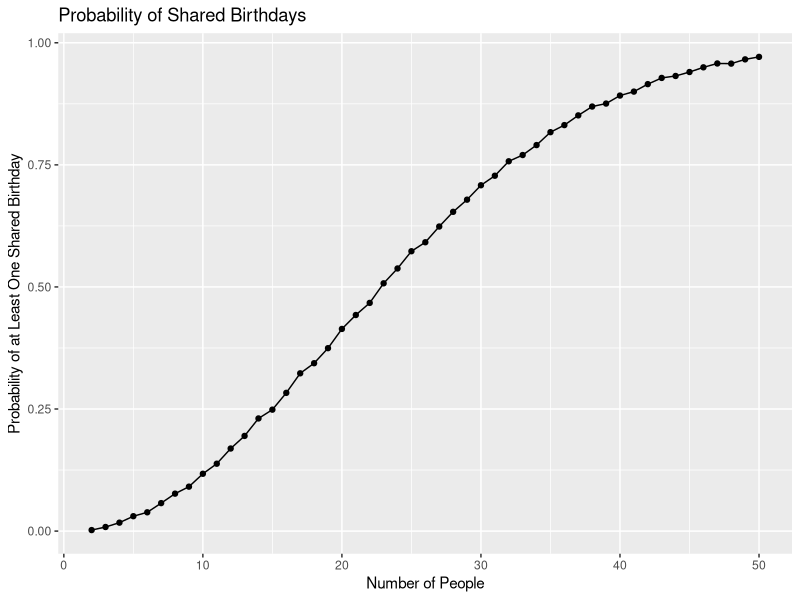

This figure's R source: (Note: this script raises an error after producing the figure.)
## ---- chunk 1
library(tidyverse)
library(broom)
## ---- chunk 2
birthday_repeated = function(n) {
  birthdays = sample(1:365, size = n, replace = TRUE)
  length(unique(birthdays)) < n
}
## ---- chunk 3
birthday_results_df =
  crossing(
    number_of_people = 2:50,
    iter = 1:10000
  ) |>
  mutate(
    repeated = map_lgl(number_of_people, birthday_repeated)
  )
## ---- chunk 4
birthday_results_df |>
  group_by(number_of_people) |>
  summarize(
    prob_of_repeat = mean(repeated)
  ) |>
  ggplot(aes(x = number_of_people, y = prob_of_repeat)) +
  geom_point() +
  geom_line() +
  labs(
    title = "Probability of Shared Birthdays",
    x = "Number of People",
    y = "Probability of at Least One Shared Birthday"
  )
## ---- chunk 5
unzip("hw5_data.zip", exdir = "hw5_data")
## ---- chunk 6
file_names <- list.files(
  "hw5_data/data",
  full.names = TRUE
)

study_df <- tibble(
  file_name = file_names
)
## ---- chunk 7
study_df = study_df |>
  mutate(
    data = map(file_name, read_csv)
  )
## ---- chunk 8
tidy_df <- study_df |>
  unnest(data) |>
  mutate(
    file_name = str_remove(basename(file_name), ".csv"),
    arm = str_sub(file_name, 1, 3),
    subject_id = file_name
  ) |>
  pivot_longer(
    week_1:week_8,
    names_to = "week",
    values_to = "observation",
    names_prefix = "week_"
  ) |>
  mutate(
    week = as.numeric(week),
    arm = recode(
      arm,
      con = "control",
      exp = "experimental"
    )
  ) |>
  select(subject_id, arm, week, observation)
## ---- chunk 9
tidy_df |>
  ggplot(
    aes(
      x = week,
      y = observation,
      group = subject_id,
      color = arm
    )
  ) +
  geom_line(alpha = 0.5) +
  geom_point(alpha = 0.5) +
  facet_grid(~arm) +
  labs(
    title = "Observations Over Time by Study Arm",
    x = "Week",
    y = "Observation",
    color = "Study Arm"
  ) +
  theme_minimal()
## ---- chunk 10
n = 30
sigma = 5
alpha = 0.05

mu_values = seq(0, 6, by = 0.5)
## ---- chunk 11
set.seed(123)

simulation_results = tibble(
  mu = mu_values
) |>
  mutate(
    results = map(
      mu,
      \(true_mu) {
        map_dfr(
          1:5000,
          \(i) {
            x = rnorm(n, mean = true_mu, sd = sigma)

            t.test(x, mu = 0) |>
              tidy() |>
              select(estimate, p.value)
          }
        )
      }
    )
  ) |>
  unnest(results)
## ---- chunk 12
power_results = simulation_results |>
  group_by(mu) |>
  summarize(
    power = mean(p.value < alpha)
  )
## ---- chunk 13
ggplot(
  power_results,
  aes(x = mu, y = power)
) +
  geom_point() +
  geom_line() +
  labs(
    title = "Power vs. True Mean",
    x = "True Mean",
    y = "Power"
  ) +
  theme_minimal()
## ---- chunk 14
estimate_results = simulation_results |>
  group_by(mu) |>
  summarize(
    mean_estimate = mean(estimate)
  )
## ---- chunk 15
rejected_results = simulation_results |>
  filter(p.value < alpha) |>
  group_by(mu) |>
  summarize(
    rejected_mean_estimate = mean(estimate)
  )
## ---- chunk 16
plot_data = left_join(
  estimate_results,
  rejected_results,
  by = "mu"
)

ggplot(plot_data, aes(x = mu)) +
  geom_line(
    aes(y = mean_estimate, color = "All samples")
  ) +
  geom_point(
    aes(y = mean_estimate, color = "All samples")
  ) +
  geom_line(
    aes(y = rejected_mean_estimate, color = "Rejected samples")
  ) +
  geom_point(
    aes(y = rejected_mean_estimate, color = "Rejected samples")
  ) +
  geom_abline(
    intercept = 0,
    slope = 1,
    linetype = "dashed"
  ) +
  labs(
    title = "Average Estimates vs. True Mean",
    x = "True Mean",
    y = "Average Estimate",
    color = "Sample Type"
  ) +
  theme_minimal()
